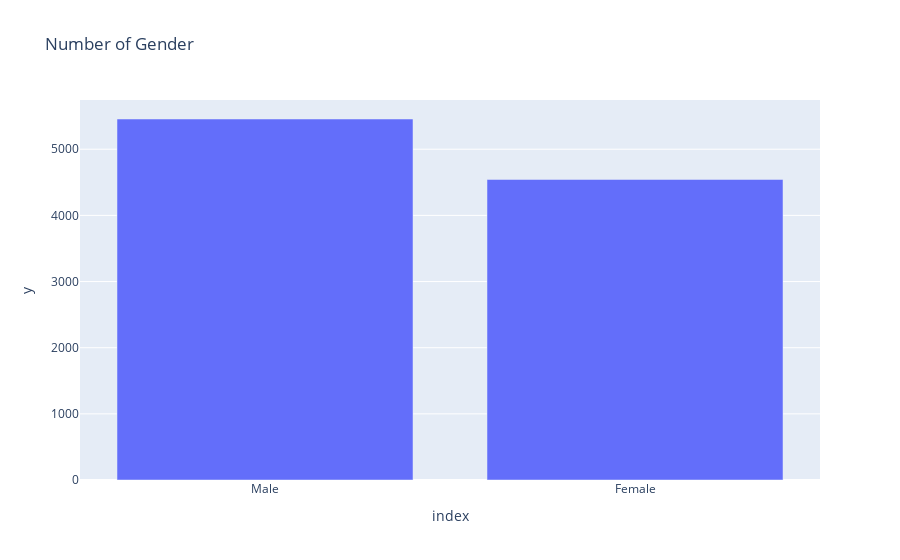

This figure's notebook cell:
### Code cell
gender = df["Gender"].value_counts()
bar_gender = px.bar(gender, x=gender.index, y=gender.values, title="Number of Gender")
bar_gender.update_layout()
bar_gender.show()

### Figure 1 — Plotly figure (JSON) as saved in the notebook; plotly's stock layout.template omitted (floating-point values rounded to 4 significant figures)
{"data": [{"alignmentgroup": "True", "hovertemplate": "index=%{x}<br>y=%{y}<extra></extra>", "legendgroup": "", "marker": {"color": "#636efa", "pattern": {"shape": ""}}, "name": "", "offsetgroup": "", "orientation": "v", "showlegend": false, "textposition": "auto", "type": "bar", "x": ["Male", "Female"], "xaxis": "x", "y": [5457, 4543], "yaxis": "y"}], "layout": {"barmode": "relative", "legend": {"tracegroupgap": 0}, "title": {"text": "Number of Gender"}, "xaxis": {"anchor": "y", "domain": [0, 1], "title": {"text": "index"}}, "yaxis": {"anchor": "x", "domain": [0, 1], "title": {"text": "y"}}}}
